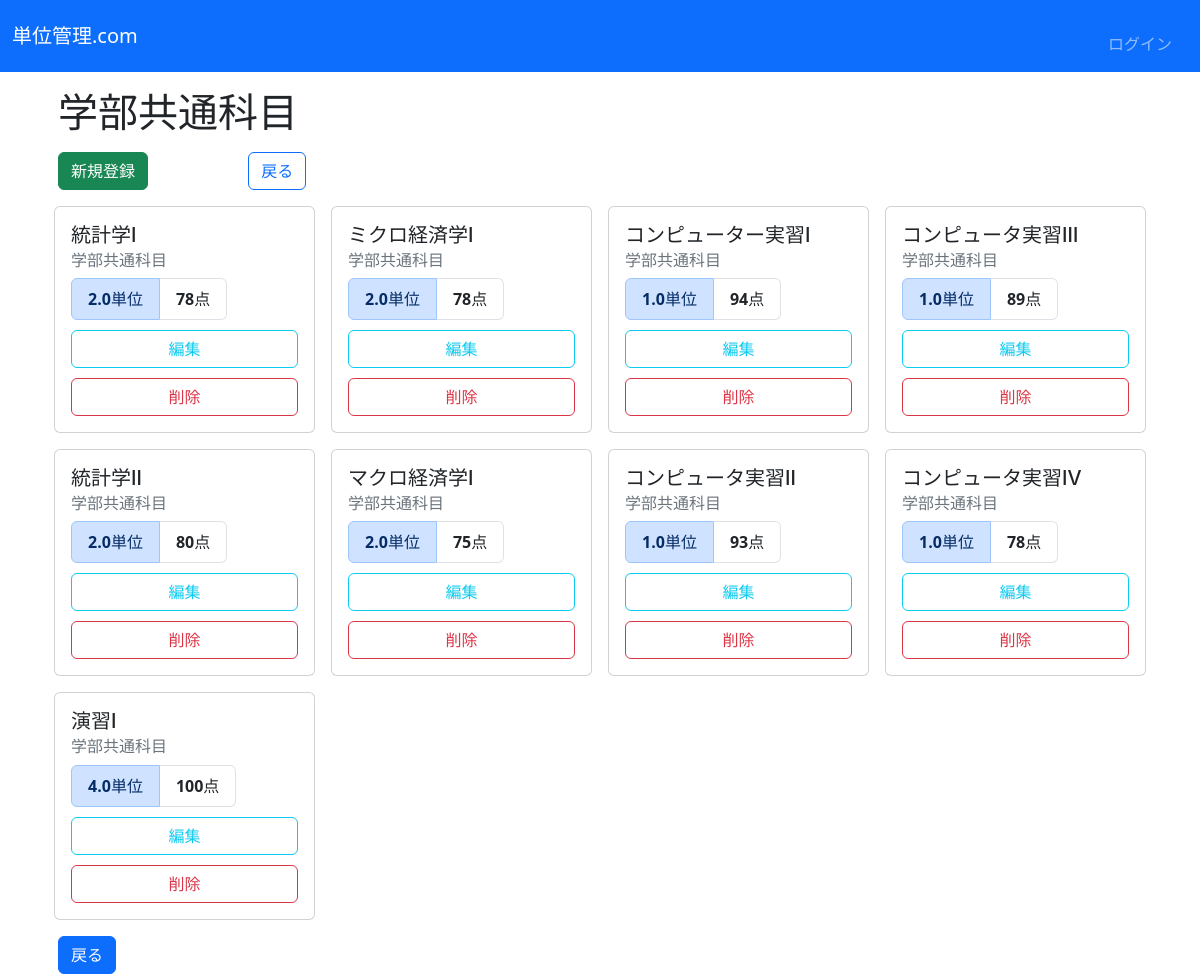
Page /crud/学部共通科目/ on the committed database.
### crud/models.py (models this page shows, shortened)
class Subject(models.Model):
  name = models.CharField(max_length=100)
  credit = models.FloatField(null=True, blank=False)
  score = models.PositiveIntegerField()
  category = models.ForeignKey(Category, on_delete=models.DO_NOTHING)

class Category(models.Model):
  name = models.CharField(max_length=200)
  requiredment_credit = models.PositiveIntegerField(default=0)
  def __str__(self):
    return self.name

### crud/views.py (the view)
# urls.py: path('crud/<str:category>/', CategorySubjectListView.as_view(), name="category-subject-list"),
class CategorySubjectListView(ListView):
  model = Subject
  template_name = "crud/category_subject.html"
  context_object_name = "subjects"
  def get_queryset(self, **kwargs):
    category_name = self.kwargs["category"]
    category = get_object_or_404(Category, name=category_name)
    return super().get_queryset().filter(category=category)

### creditmanagement/crud/templates/crud/category_subject.html (shortened to what this page needs)
{% extends "base.html" %}
{% block content %}
  {% if object_list %}
    <h1 style="margin-left: 1rem; margin-bottom: 1rem;">{{ object_list.0.category }}</h1>
  {% endif %}
    <button class="btn btn-success" style="margin-right: 5rem; margin-left: 1rem; margin-bottom: 1rem;" type="button" onclick="location.href='{% url 'new' %}'">新規登録</button>
    <button class="btn btn-outline-primary" style="margin-left: 1rem; margin-bottom: 1rem;" onclick="location.href='{% url 'list' %}'">戻る</button>
    <div class="container">
      <div class="row row-cols-1 row-cols-md-2 row-cols-lg-4 g-3">
        {% for subject in object_list %}
        <div class="col-lg-3 col-md-6">
          <div class="card">
            <div class="card-body">
              <h5 class="card-title">{{ subject.name }}</h5>
              <h6 class="card-subtitle mb-2 text-secondary">{{ subject.category }}</h6>
                <ul class="list-group  list-group-horizontal">
                  <li class="list-group-item list-group-item-primary"><span class="fw-bolder">{{ subject.credit }}</span>単位</li>
                  <li class="list-group-item"><span class="fw-bolder">{{ subject.score }}</span>点</li>
                </ul>
                <button class="btn btn-outline-info w-100" style="margin-top: 10px;" onclick="location.href='{% url 'edit' pk=subject.pk %}'">編集</button>
                <button class="btn btn-outline-danger w-100" style="margin-top: 10px;" onclick="location.href='{% url 'delete' pk=subject.pk %}'">削除</button>
            </div>
          </div>
        </div>
        {% endfor %}
      </div>
    </div>
    <button class="btn btn-primary" style="margin-left: 1rem; margin-top: 1rem;" onclick="location.href='{% url 'list' %}'">戻る</button>
  {% endblock %}

### rows in the picture
Subject: category.name "学部共通科目", name "統計学Ⅰ", category "学部共通科目", credit "2.0", score "78"
Subject: name "ミクロ経済学Ⅰ", category "学部共通科目", credit "2.0", score "78"
Subject: name "コンピューター実習Ⅰ", category "学部共通科目", credit "1.0", score "94"
Subject: name "コンピュータ実習Ⅲ", category "学部共通科目", credit "1.0", score "89"
Subject: name "統計学Ⅱ", category "学部共通科目", credit "2.0", score "80"
Subject: name "マクロ経済学Ⅰ", category "学部共通科目", credit "2.0", score "75"
Subject: name "コンピュータ実習Ⅱ", category "学部共通科目", credit "1.0", score "93"
Subject: name "コンピュータ実習Ⅳ", category "学部共通科目", credit "1.0", score "78"
Subject: name "演習Ⅰ", category "学部共通科目", credit "4.0", score "100"
